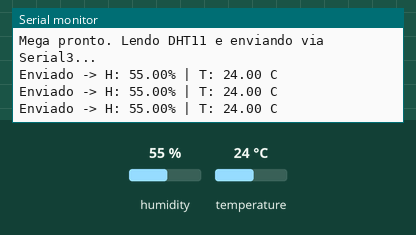
Recording of a sketch running on a simulated Arduino Mega 2560, built with avr-gcc and run on an emulated ATmega2560. On the bench: the last lines printed to the serial monitor. The inputs (shaded band) are chosen by the test bench; at power-on: humidity 55 %, temperature 24 °C.

Above: at 6.8 s.
6.9 s: humidity set to 22 %
At 11.2 s:
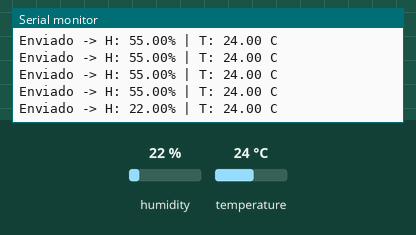
12.3 s: temperature set to 12 °C
At 15.4 s:
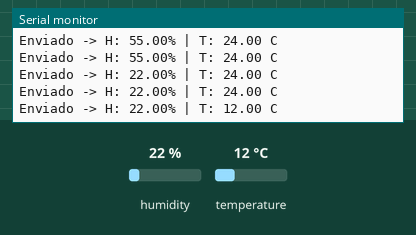
17.7 s: humidity set to 40 %
At 18.5 s:
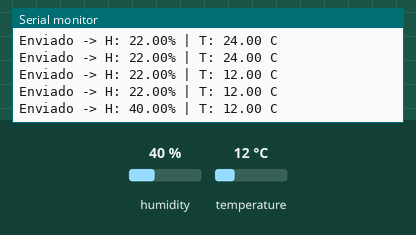
Timing chart, 0 to 20.7 s (numbered marks = the images above; inputs shaded):
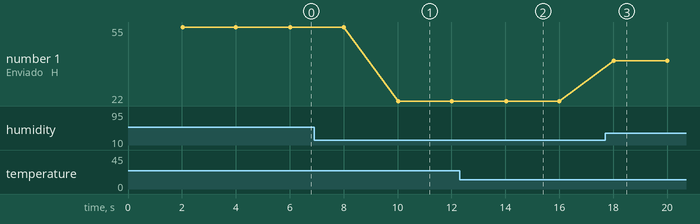

The sketch:

mega_dht11_serial3.ino
```cpp
#include <DHT.h>

#define DHTPIN 2        // Pino de dados do DHT11 (confirmado fisicamente ligado no pino 2)
#define DHTTYPE DHT11

DHT dht(DHTPIN, DHTTYPE);

unsigned long ultimaLeitura = 0;
const unsigned long INTERVALO_MS = 2000;  // DHT11 exige >=1s entre leituras; usamos 2s de folga

void setup() {
  Serial.begin(115200);   // Canal USB, so para debug (Monitor Serial da IDE)
  Serial3.begin(9600);    // Canal fisico para o ESP8266 (pinos TX3/RX3)
  dht.begin();

  Serial.println("Mega pronto. Lendo DHT11 e enviando via Serial3...");
}

void loop() {
  unsigned long agora = millis();

  if (agora - ultimaLeitura >= INTERVALO_MS) {
    ultimaLeitura = agora;

    float h = dht.readHumidity();
    float t = dht.readTemperature();

    // Descarta leituras invalidas do sensor (protocolo sensivel a tempo)
    if (isnan(h) || isnan(t)) {
      Serial.println("Falha na leitura do DHT11 (NaN). Pulando este ciclo.");
      return;
    }

    // Envia no formato limpo "H,T" -- sem texto, sem unidades.
    // O ESP8266 do outro lado so precisa dar split(',') e nao correr
    // risco de casar numeros de lixo de boot como aconteceu com o regex.
    Serial3.print(h, 1);
    Serial3.print(",");
    Serial3.println(t, 1);

    Serial.print("Enviado -> H: ");
    Serial.print(h);
    Serial.print("% | T: ");
    Serial.print(t);
    Serial.println(" C");
  }
}
```

Measured:
- after the input at 6.9 s, the serial monitor: prints a new line after 3.1 s (image 1)
- after the input at 12.3 s, the serial monitor: prints a new line after 1.7 s (image 2)
- after the input at 17.7 s, the serial monitor: prints a new line after 0.33 s (image 3)
- plotted number 1: 55 → 22 after the input at 6.9 s, 22 → 40 after the input at 17.7 s
